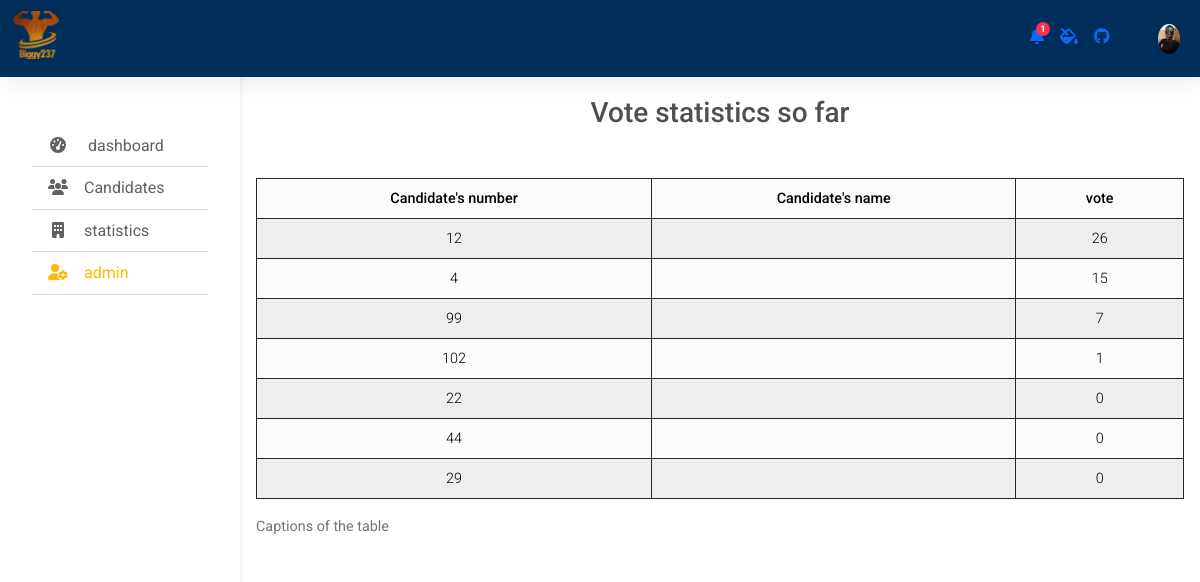
The page /statistics on the database as committed earlier.
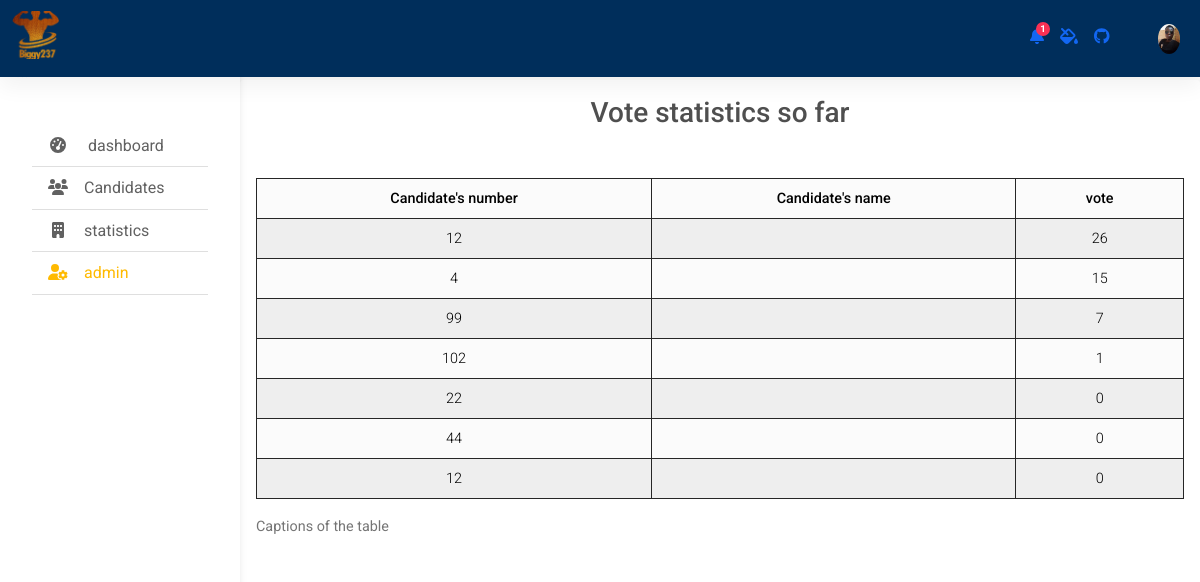
The same page on the database as committed later.
### polls/models.py (models this page shows, shortened)
class Choice(models.Model):
	candidate_name       =  models.CharField(max_length =  200)
	carrier_history      =  models.CharField(max_length = 400,null = True)
	candidate_status     =  models.CharField (max_length =200,null=True)
	candidate_email      =  models.CharField(max_length =  200 , null = True)
	candidate_date_birth =  models.DateField(null       = True)
	candidate_number     =  models.IntegerField()
	candidate_tel        =  models.IntegerField( default = 0)
	candidate_image      =  models.ImageField(upload_to ='img/',null   = True, blank  = True)
	candidate_role       =  models.CharField(max_length = 200,  null     = True)
	vote                 =  models.IntegerField(default = 0)

### polls/views.py (the view)
# urls.py: path('statistics',views.statistics,name= 'statistics'),
def statistics(request):
	candidates = Choice.objects.all().order_by('-vote')
	context = {
	'candidates':candidates,
	}
	return render(request,'polls/detail.html', context=context)

### polls/templates/polls/detail.html
{% extends "polls/base_generic.html" %}
{% block content %}
      <main>
          <div class="card text-center " style="margin-top:80px; height: 90vh;">
              <div class="card-body">
                <h3>Vote statistics so far</h3>
                  <div class="table-responsive mt-5">
                  <table class="table table-striped table-hover table-bordered table-sm table-light border-dark">
                    <thead>
                      <tr>
                        <th scope="col">Candidate's number</th>
                        <th scope="col">Candidate's name</th>
                        <th scope="col">vote</th>
                      </tr>
                    </thead>
                    <tbody>
                      {% for candidate in candidates%}
                      <tr>
                        <td scope="row">{{candidate.candidate_number}}</td>
                        <td>{{candidate.Choice_text}}</td>
                        <td>{{candidate.vote}}</td>
                      </tr>
                      {% endfor %}
                    </tbody>
                    <caption>
                      Captions of the table
                    </caption>
                      </table>
                  </div>
              </div>
          </div>
      </main>
 {% endblock %}

Rows that differ between the two databases and show on the page:
removed Choice: candidate_number "29", vote "0"
added Choice: candidate_number "12", vote "0"
